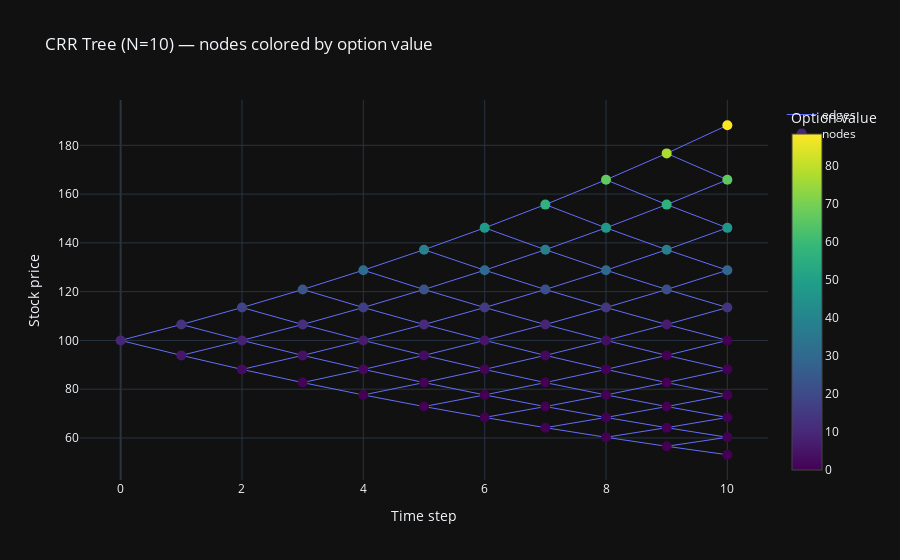

Here is the notebook cell this chart was saved with:
### Code cell
N_vis = 10
res_vis = price_european_binomial(S0, K, T, r, sigma, N=N_vis, option_type=option_type)
fig_tree = plot_tree_nodes_edges(res_vis["S"], res_vis["V"], res_vis["Delta"],
                                 title=f"CRR Tree (N={N_vis}) — nodes colored by option value")
fig_tree.show()
fig_tree.write_html(ASSETS_DIR / "tree_visualization.html")
print("Saved:", ASSETS_DIR / "tree_visualization.html")

### Figure 1 — Plotly figure (JSON) as saved in the notebook; plotly's stock layout.template omitted (floating-point values rounded to 4 significant figures; data arrays with more than 128 entries replaced by an {"elided": "..."} marker saying what was removed)
{"data": [{"line": {"width": 1}, "mode": "lines", "name": "edges", "type": "scatter", "x": {"elided": "330 int values"}, "y": {"elided": "330 float values"}}, {"hoverinfo": "text", "marker": {"color": [9.218, 5.412, 12.96, 2.697, 8.073, 17.77, 1.027, 4.331, 11.75, 23.71, 0.2274, 1.807, 6.802, 16.61, 30.74, 0, 0.4491, 3.134, 10.4, 22.72, 38.68, 0, 0, 0.8868, 5.33, 15.37, 29.98, 47.34, 0, 0, 0, 1.751, 8.828, 21.79, 38.09, 56.59, 0, 0, 0, 0, 3.458, 14.08, 29.38, 46.75, 66.46, 0, 0, 0, 0, 0, 6.828, 21.19, 37.49, 55.99, 76.99, 0, 0, 0, 0, 0, 0, 13.48, 28.79, 46.15, 65.86, 88.22], "colorbar": {"title": {"text": "Option value"}}, "colorscale": [[0, "#440154"], [0.1111, "#482878"], [0.2222, "#3e4989"], [0.3333, "#31688e"], [0.4444, "#26828e"], [0.5556, "#1f9e89"], [0.6667, "#35b779"], [0.7778, "#6ece58"], [0.8889, "#b5de2b"], [1, "#fde725"]], "showscale": true, "size": 10}, "mode": "markers", "name": "nodes", "text": ["step=0, up=0<br>S=100.0000<br>V=9.2179<br>Delta=0.5963", "step=1, up=0<br>S=93.8713<br>V=5.4116<br>Delta=0.4525", "step=1, up=1<br>S=106.5288<br>V=12.9598<br>Delta=0.7192", "step=2, up=0<br>S=88.1182<br>V=2.6972<br>Delta=0.2963", "step=2, up=1<br>S=100.0000<br>V=8.0733<br>Delta=0.5858", "step=2, up=2<br>S=113.4839<br>V=17.7703<br>Delta=0.8330", "step=3, up=0<br>S=82.7177<br>V=1.0269<br>Delta=0.1509", "step=3, up=1<br>S=93.8713<br>V=4.3313<br>Delta=0.4204", "step=3, up=2<br>S=106.5288<br>V=11.7462<br>Delta=0.7270", "step=3, up=3<br>S=120.8931<br>V=23.7114<br>Delta=0.9234", "step=4, up=0<br>S=77.6482<br>V=0.2274<br>Delta=0.0457", "step=4, up=1<br>S=88.1182<br>V=1.8074<br>Delta=0.2407", "step=4, up=2<br>S=100.0000<br>V=6.8020<br>Delta=0.5737", "step=4, up=3<br>S=113.4839<br>V=16.6055<br>Delta=0.8580", "step=4, up=4<br>S=128.7860<br>V=30.7356<br>Delta=0.9793", "step=5, up=0<br>S=72.8893<br>V=0.0000<br>Delta=0.0000", "step=5, up=1<br>S=82.7177<br>V=0.4491<br>Delta=0.0847", "step=5, up=2<br>S=93.8713<br>V=3.1340<br>Delta=0.3739", "step=5, up=3<br>S=106.5288<br>V=10.3957<br>Delta=0.7443", "step=5, up=4<br>S=120.8931<br>V=22.7196<br>Delta=0.9550", "step=5, up=5<br>S=137.1943<br>V=38.6831<br>Delta=1.0000", "step=6, up=0<br>S=68.4222<br>V=0.0000<br>Delta=0.0000", "step=6, up=1<br>S=77.6482<br>V=0.0000<br>Delta=0.0000", "step=6, up=2<br>S=88.1182<br>V=0.8868<br>Delta=0.1570", "step=6, up=3<br>S=100.0000<br>V=5.3296<br>Delta=0.5591", "step=6, up=4<br>S=113.4839<br>V=15.3651<br>Delta=0.9023", "step=6, up=5<br>S=128.7860<br>V=29.9789<br>Delta=1.0000", "step=6, up=6<br>S=146.1515<br>V=47.3443<br>Delta=1.0000", "step=7, up=0<br>S=64.2288<br>V=0.0000<br>Delta=0.0000", "step=7, up=1<br>S=72.8893<br>V=0.0000<br>Delta=0.0000", "step=7, up=2<br>S=82.7177<br>V=0.0000<br>Delta=0.0000", "step=7, up=3<br>S=93.8713<br>V=1.7511<br>Delta=0.2910", "step=7, up=4<br>S=106.5288<br>V=8.8278<br>Delta=0.7879", "step=7, up=5<br>S=120.8931<br>V=21.7891<br>Delta=1.0000", "step=7, up=6<br>S=137.1943<br>V=38.0902<br>Delta=1.0000", "step=7, up=7<br>S=155.6935<br>V=56.5894<br>Delta=1.0000", "step=8, up=0<br>S=60.2924<br>V=0.0000<br>Delta=0.0000", "step=8, up=1<br>S=68.4222<br>V=0.0000<br>Delta=0.0000", "step=8, up=2<br>S=77.6482<br>V=0.0000<br>Delta=0.0000", "step=8, up=3<br>S=88.1182<br>V=0.0000<br>Delta=0.0000", "step=8, up=4<br>S=100.0000<br>V=3.4580<br>Delta=0.5395", "step=8, up=5<br>S=113.4839<br>V=14.0821<br>Delta=1.0000", "step=8, up=6<br>S=128.7860<br>V=29.3842<br>Delta=1.0000", "step=8, up=7<br>S=146.1515<br>V=46.7497<br>Delta=1.0000", "step=8, up=8<br>S=165.8584<br>V=66.4566<br>Delta=1.0000", "step=9, up=0<br>S=56.5972<br>V=0.0000<br>Delta=0.0000", "step=9, up=1<br>S=64.2288<br>V=0.0000<br>Delta=0.0000", "step=9, up=2<br>S=72.8893<br>V=0.0000<br>Delta=0.0000", "step=9, up=3<br>S=82.7177<br>V=0.0000<br>Delta=0.0000", "step=9, up=4<br>S=93.8713<br>V=0.0000<br>Delta=0.0000", "step=9, up=5<br>S=106.5288<br>V=6.8284<br>Delta=1.0000", "step=9, up=6<br>S=120.8931<br>V=21.1927<br>Delta=1.0000", "step=9, up=7<br>S=137.1943<br>V=37.4938<br>Delta=1.0000", "step=9, up=8<br>S=155.6935<br>V=55.9930<br>Delta=1.0000", "step=9, up=9<br>S=176.6871<br>V=76.9866<br>Delta=1.0000", "step=10, up=0<br>S=53.1286<br>V=0.0000<br>Delta=nan", "step=10, up=1<br>S=60.2924<br>V=0.0000<br>Delta=nan", "step=10, up=2<br>S=68.4222<br>V=0.0000<br>Delta=nan", "step=10, up=3<br>S=77.6482<br>V=0.0000<br>Delta=nan", "step=10, up=4<br>S=88.1182<br>V=0.0000<br>Delta=nan", "step=10, up=5<br>S=100.0000<br>V=0.0000<br>Delta=nan", "step=10, up=6<br>S=113.4839<br>V=13.4839<br>Delta=nan", "step=10, up=7<br>S=128.7860<br>V=28.7860<br>Delta=nan", "step=10, up=8<br>S=146.1515<br>V=46.1515<br>Delta=nan", "step=10, up=9<br>S=165.8584<br>V=65.8584<br>Delta=nan", "step=10, up=10<br>S=188.2227<br>V=88.2227<br>Delta=nan"], "type": "scatter", "x": [0, 1, 1, 2, 2, 2, 3, 3, 3, 3, 4, 4, 4, 4, 4, 5, 5, 5, 5, 5, 5, 6, 6, 6, 6, 6, 6, 6, 7, 7, 7, 7, 7, 7, 7, 7, 8, 8, 8, 8, 8, 8, 8, 8, 8, 9, 9, 9, 9, 9, 9, 9, 9, 9, 9, 10, 10, 10, 10, 10, 10, 10, 10, 10, 10, 10], "y": [100, 93.87, 106.5, 88.12, 100, 113.5, 82.72, 93.87, 106.5, 120.9, 77.65, 88.12, 100.0, 113.5, 128.8, 72.89, 82.72, 93.87, 106.5, 120.9, 137.2, 68.42, 77.65, 88.12, 100.0, 113.5, 128.8, 146.2, 64.23, 72.89, 82.72, 93.87, 106.5, 120.9, 137.2, 155.7, 60.29, 68.42, 77.65, 88.12, 100.0, 113.5, 128.8, 146.2, 165.9, 56.6, 64.23, 72.89, 82.72, 93.87, 106.5, 120.9, 137.2, 155.7, 176.7, 53.13, 60.29, 68.42, 77.65, 88.12, 100.0, 113.5, 128.8, 146.2, 165.9, 188.2]}], "layout": {"title": {"text": "CRR Tree (N=10) — nodes colored by option value"}, "xaxis": {"title": {"text": "Time step"}}, "yaxis": {"title": {"text": "Stock price"}}}}
